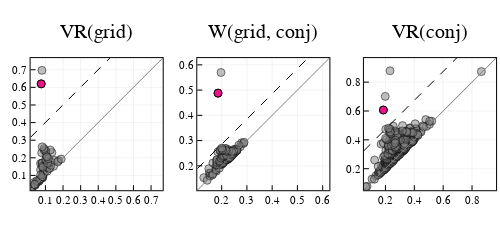

The notebook cell this image was saved under:
### Markdown cell above
### Analogous pair via witness bar 136

### Code cell
# plot persistence diagrams
witness_bar = 136
p1 = plot_PD(barcode_VR_grid, title = "VR(grid)", highlight = analogous_grid[witness_bar]["baseline_bar_extension"], cutoff = grid_cutoff)
p2 = plot_PD(barcode_W_grid_conj, title = "W(grid, conj)", highlight = [witness_bar], cutoff = W_cutoff)
p3 = plot_PD(barcode_VR_conj, title = "VR(conj)", highlight = analogous_conj[witness_bar]["baseline_bar_extension"], cutoff = conj_cutoff)
plot(p1, p2, p3, layout = grid(1,3), size = (500, 200))

### Figure 1 — Plotly figure (JSON) as saved in the notebook; plotly's stock layout.template omitted (floating-point values rounded to 4 significant figures; data arrays with more than 128 entries replaced by an {"elided": "..."} marker saying what was removed)
{"data": [{"colorbar": {"title": ""}, "legendgroup": "", "marker": {"color": "rgba(128, 128, 128, 0.500)", "line": {"color": "rgba(0, 0, 0, 0.500)", "width": 1}, "size": 8, "symbol": "circle"}, "mode": "markers", "name": "", "showlegend": false, "type": "scatter", "x": [0.01981, 0.02444, 0.02733, 0.08398, 0.1207, 0.1463, 0.1747, 0.02019, 0.03437, 0.04093, 0.04422, 0.05435, 0.06079, 0.06381, 0.06567, 0.06756, 0.07071, 0.07224, 0.07246, 0.08017, 0.08186, 0.08304, 0.08572, 0.08675, 0.08759, 0.09118, 0.09888, 0.1027, 0.1041, 0.1103, 0.1103, 0.1177, 0.1242, 0.1313, 0.1314, 0.1369, 0.153, 0.1697, 0.1896, 0.03988, 0.05076, 0.07885, 0.08133, 0.08196, 0.08607, 0.1021, 0.104, 0.1118, 0.1173, 0.1277, 0.03763, 0.07234, 0.1016, 0.1084, 0.09273, 0.09194, 0.0818, 0.07606, 0.08024], "xaxis": "x1", "y": [0.02292, 0.03559, 0.03649, 0.0854, 0.1449, 0.1517, 0.184, 0.02465, 0.05945, 0.04319, 0.04973, 0.06515, 0.0651, 0.06801, 0.07597, 0.07519, 0.08105, 0.1681, 0.132, 0.1704, 0.1692, 0.09293, 0.09209, 0.122, 0.1061, 0.116, 0.1232, 0.1798, 0.155, 0.1486, 0.124, 0.139, 0.1401, 0.1765, 0.1578, 0.23, 0.1852, 0.1768, 0.1929, 0.04894, 0.07014, 0.2284, 0.09214, 0.1522, 0.1461, 0.1905, 0.2156, 0.1686, 0.1947, 0.2442, 0.05023, 0.1014, 0.2394, 0.2056, 0.2437, 0.2527, 0.2622, 0.6198, 0.6965], "yaxis": "y1", "zmax": null, "zmin": null}, {"colorbar": {"title": ""}, "legendgroup": "", "line": {"color": "rgba(128, 128, 128, 1.000)", "dash": "solid", "shape": "linear", "width": 1}, "mode": "lines", "name": "", "showlegend": false, "type": "scatter", "x": [0.01585, 0.7662], "xaxis": "x1", "y": [0.01585, 0.7662], "yaxis": "y1", "zmax": null, "zmin": null}, {"colorbar": {"title": ""}, "hoverinfo": "text", "legendgroup": "", "marker": {"color": "rgba(238, 18, 137, 1.000)", "line": {"color": "rgba(0, 0, 0, 1.000)", "width": 1}, "size": 8, "symbol": "circle"}, "mode": "markers", "name": "", "showlegend": false, "text": [58], "type": "scatter", "x": [0.07606], "xaxis": "x1", "y": [0.6198], "yaxis": "y1", "zmax": null, "zmin": null}, {"colorbar": {"title": ""}, "hoverinfo": "none", "legendgroup": "", "line": {"color": "rgba(0, 0, 0, 1.000)", "dash": "dash", "shape": "linear", "width": 1}, "mode": "lines", "name": "", "showlegend": false, "type": "scatter", "x": [0.01585, 0.02318, 0.09093, 0.1317, 0.1661, 0.2035, 0.2379, 0.2749, 0.3177, 0.3558, 0.3892, 0.4255, 0.4622, 0.5026, 0.5411, 0.5812, 0.6149, 0.656, 0.6947, 0.7566, 0.7662], "xaxis": "x1", "y": [0.3166, 0.3239, 0.3916, 0.4324, 0.4668, 0.5042, 0.5387, 0.5756, 0.6185, 0.6565, 0.6899, 0.7263, 0.7629, 0.8033, 0.8418, 0.8819, 0.9156, 0.9567, 0.9954, 1.057, 1.067], "yaxis": "y1", "zmax": null, "zmin": null}, {"colorbar": {"title": ""}, "legendgroup": "", "marker": {"color": "rgba(128, 128, 128, 0.500)", "line": {"color": "rgba(0, 0, 0, 0.500)", "width": 1}, "size": 8, "symbol": "circle"}, "mode": "markers", "name": "", "showlegend": false, "type": "scatter", "x": {"elided": "137 float values"}, "xaxis": "x2", "y": {"elided": "137 float values"}, "yaxis": "y2", "zmax": null, "zmin": null}, {"colorbar": {"title": ""}, "legendgroup": "", "line": {"color": "rgba(128, 128, 128, 1.000)", "dash": "solid", "shape": "linear", "width": 1}, "mode": "lines", "name": "", "showlegend": false, "type": "scatter", "x": [0.1034, 0.6267], "xaxis": "x2", "y": [0.1034, 0.6267], "yaxis": "y2", "zmax": null, "zmin": null}, {"colorbar": {"title": ""}, "hoverinfo": "text", "legendgroup": "", "marker": {"color": "rgba(238, 18, 137, 1.000)", "line": {"color": "rgba(0, 0, 0, 1.000)", "width": 1}, "size": 8, "symbol": "circle"}, "mode": "markers", "name": "", "showlegend": false, "text": [136], "type": "scatter", "x": [0.1855], "xaxis": "x2", "y": [0.4879], "yaxis": "y2", "zmax": null, "zmin": null}, {"colorbar": {"title": ""}, "hoverinfo": "none", "legendgroup": "", "line": {"color": "rgba(0, 0, 0, 1.000)", "dash": "dash", "shape": "linear", "width": 1}, "mode": "lines", "name": "", "showlegend": false, "type": "scatter", "x": [0.1034, 0.1085, 0.1558, 0.1841, 0.2082, 0.2342, 0.2583, 0.2841, 0.3139, 0.3405, 0.3637, 0.3891, 0.4146, 0.4429, 0.4697, 0.4976, 0.5211, 0.5498, 0.5768, 0.62, 0.6267], "xaxis": "x2", "y": [0.1885, 0.1937, 0.2409, 0.2693, 0.2933, 0.3194, 0.3434, 0.3692, 0.3991, 0.4256, 0.4489, 0.4743, 0.4998, 0.528, 0.5549, 0.5828, 0.6063, 0.635, 0.662, 0.7052, 0.7118], "yaxis": "y2", "zmax": null, "zmin": null}, {"colorbar": {"title": ""}, "legendgroup": "", "marker": {"color": "rgba(128, 128, 128, 0.500)", "line": {"color": "rgba(0, 0, 0, 0.500)", "width": 1}, "size": 8, "symbol": "circle"}, "mode": "markers", "name": "", "showlegend": false, "type": "scatter", "x": {"elided": "437 float values"}, "xaxis": "x3", "y": {"elided": "437 float values"}, "yaxis": "y3", "zmax": null, "zmin": null}, {"colorbar": {"title": ""}, "legendgroup": "", "line": {"color": "rgba(128, 128, 128, 1.000)", "dash": "solid", "shape": "linear", "width": 1}, "mode": "lines", "name": "", "showlegend": false, "type": "scatter", "x": [0.05093, 0.9666], "xaxis": "x3", "y": [0.05093, 0.9666], "yaxis": "y3", "zmax": null, "zmin": null}, {"colorbar": {"title": ""}, "hoverinfo": "text", "legendgroup": "", "marker": {"color": "rgba(238, 18, 137, 1.000)", "line": {"color": "rgba(0, 0, 0, 1.000)", "width": 1}, "size": 8, "symbol": "circle"}, "mode": "markers", "name": "", "showlegend": false, "text": [436], "type": "scatter", "x": [0.1857], "xaxis": "x3", "y": [0.6069], "yaxis": "y3", "zmax": null, "zmin": null}, {"colorbar": {"title": ""}, "hoverinfo": "none", "legendgroup": "", "line": {"color": "rgba(0, 0, 0, 1.000)", "dash": "dash", "shape": "linear", "width": 1}, "mode": "lines", "name": "", "showlegend": false, "type": "scatter", "x": [0.05093, 0.05987, 0.1426, 0.1923, 0.2343, 0.2799, 0.322, 0.3671, 0.4193, 0.4658, 0.5065, 0.5509, 0.5956, 0.645, 0.692, 0.7408, 0.782, 0.8322, 0.8794, 0.955, 0.9666], "xaxis": "x3", "y": [0.325, 0.3339, 0.4166, 0.4663, 0.5083, 0.554, 0.596, 0.6411, 0.6934, 0.7398, 0.7806, 0.825, 0.8696, 0.919, 0.966, 1.015, 1.056, 1.106, 1.153, 1.229, 1.241], "yaxis": "y3", "zmax": null, "zmin": null}], "layout": {"annotations": [{"font": {"color": "rgba(0, 0, 0, 1.000)", "family": "sans-serif", "size": 20}, "rotation": 0, "showarrow": false, "text": "VR(grid)", "x": 0.1933, "xanchor": "center", "xref": "paper", "y": 1, "yanchor": "top", "yref": "paper"}, {"font": {"color": "rgba(0, 0, 0, 1.000)", "family": "sans-serif", "size": 20}, "rotation": 0, "showarrow": false, "text": "W(grid, conj)", "x": 0.5267, "xanchor": "center", "xref": "paper", "y": 1, "yanchor": "top", "yref": "paper"}, {"font": {"color": "rgba(0, 0, 0, 1.000)", "family": "sans-serif", "size": 20}, "rotation": 0, "showarrow": false, "text": "VR(conj)", "x": 0.86, "xanchor": "center", "xref": "paper", "y": 1, "yanchor": "top", "yref": "paper"}], "height": 200, "legend": {"bgcolor": "rgba(255, 255, 255, 1.000)", "bordercolor": "rgba(0, 0, 0, 1.000)", "font": {"color": "rgba(0, 0, 0, 1.000)", "family": "sans-serif", "size": 11}, "tracegroupgap": 0, "x": 1, "y": 0}, "margin": {"b": 20, "l": 0, "r": 0, "t": 20}, "paper_bgcolor": "rgba(255, 255, 255, 1.000)", "plot_bgcolor": "rgba(255, 255, 255, 1.000)", "showlegend": true, "width": 500, "xaxis1": {"anchor": "y1", "domain": [0.06121, 0.3255], "gridcolor": "rgba(0, 0, 0, 0.100)", "gridwidth": 0.5, "linecolor": "rgba(0, 0, 0, 1.000)", "mirror": true, "range": [0.01585, 0.7662], "showgrid": true, "showline": true, "showticklabels": true, "tickangle": 0, "tickcolor": "rgb(0, 0, 0)", "tickfont": {"color": "rgba(0, 0, 0, 1.000)", "family": "sans-serif", "size": 11}, "tickmode": "array", "ticks": "inside", "ticktext": ["0.1", "0.2", "0.3", "0.4", "0.5", "0.6", "0.7"], "tickvals": [0.1, 0.2, 0.3, 0.4, 0.5, 0.6, 0.7], "title": "", "titlefont": {"color": "rgba(0, 0, 0, 1.000)", "family": "sans-serif", "size": 15}, "type": "-", "visible": true, "zeroline": false, "zerolinecolor": "rgba(0, 0, 0, 1.000)"}, "xaxis2": {"anchor": "y2", "domain": [0.3945, 0.6588], "gridcolor": "rgba(0, 0, 0, 0.100)", "gridwidth": 0.5, "linecolor": "rgba(0, 0, 0, 1.000)", "mirror": true, "range": [0.1034, 0.6267], "showgrid": true, "showline": true, "showticklabels": true, "tickangle": 0, "tickcolor": "rgb(0, 0, 0)", "tickfont": {"color": "rgba(0, 0, 0, 1.000)", "family": "sans-serif", "size": 11}, "tickmode": "array", "ticks": "inside", "ticktext": ["0.2", "0.3", "0.4", "0.5", "0.6"], "tickvals": [0.2, 0.3, 0.4, 0.5, 0.6], "title": "", "titlefont": {"color": "rgba(0, 0, 0, 1.000)", "family": "sans-serif", "size": 15}, "type": "-", "visible": true, "zeroline": false, "zerolinecolor": "rgba(0, 0, 0, 1.000)"}, "xaxis3": {"anchor": "y3", "domain": [0.7279, 0.9921], "gridcolor": "rgba(0, 0, 0, 0.100)", "gridwidth": 0.5, "linecolor": "rgba(0, 0, 0, 1.000)", "mirror": true, "range": [0.05093, 0.9666], "showgrid": true, "showline": true, "showticklabels": true, "tickangle": 0, "tickcolor": "rgb(0, 0, 0)", "tickfont": {"color": "rgba(0, 0, 0, 1.000)", "family": "sans-serif", "size": 11}, "tickmode": "array", "ticks": "inside", "ticktext": ["0.2", "0.4", "0.6", "0.8"], "tickvals": [0.2, 0.4, 0.6, 0.8], "title": "", "titlefont": {"color": "rgba(0, 0, 0, 1.000)", "family": "sans-serif", "size": 15}, "type": "-", "visible": true, "zeroline": false, "zerolinecolor": "rgba(0, 0, 0, 1.000)"}, "yaxis1": {"anchor": "x1", "domain": [0.1489, 0.8095], "gridcolor": "rgba(0, 0, 0, 0.100)", "gridwidth": 0.5, "linecolor": "rgba(0, 0, 0, 1.000)", "mirror": true, "range": [0.01585, 0.7662], "showgrid": true, "showline": true, "showticklabels": true, "tickangle": 0, "tickcolor": "rgb(0, 0, 0)", "tickfont": {"color": "rgba(0, 0, 0, 1.000)", "family": "sans-serif", "size": 11}, "tickmode": "array", "ticks": "inside", "ticktext": ["0.1", "0.2", "0.3", "0.4", "0.5", "0.6", "0.7"], "tickvals": [0.1, 0.2, 0.3, 0.4, 0.5, 0.6, 0.7], "title": "", "titlefont": {"color": "rgba(0, 0, 0, 1.000)", "family": "sans-serif", "size": 15}, "type": "-", "visible": true, "zeroline": false, "zerolinecolor": "rgba(0, 0, 0, 1.000)"}, "yaxis2": {"anchor": "x2", "domain": [0.1489, 0.8095], "gridcolor": "rgba(0, 0, 0, 0.100)", "gridwidth": 0.5, "linecolor": "rgba(0, 0, 0, 1.000)", "mirror": true, "range": [0.1034, 0.6267], "showgrid": true, "showline": true, "showticklabels": true, "tickangle": 0, "tickcolor": "rgb(0, 0, 0)", "tickfont": {"color": "rgba(0, 0, 0, 1.000)", "family": "sans-serif", "size": 11}, "tickmode": "array", "ticks": "inside", "ticktext": ["0.2", "0.3", "0.4", "0.5", "0.6"], "tickvals": [0.2, 0.3, 0.4, 0.5, 0.6], "title": "", "titlefont": {"color": "rgba(0, 0, 0, 1.000)", "family": "sans-serif", "size": 15}, "type": "-", "visible": true, "zeroline": false, "zerolinecolor": "rgba(0, 0, 0, 1.000)"}, "yaxis3": {"anchor": "x3", "domain": [0.1489, 0.8095], "gridcolor": "rgba(0, 0, 0, 0.100)", "gridwidth": 0.5, "linecolor": "rgba(0, 0, 0, 1.000)", "mirror": true, "range": [0.05093, 0.9666], "showgrid": true, "showline": true, "showticklabels": true, "tickangle": 0, "tickcolor": "rgb(0, 0, 0)", "tickfont": {"color": "rgba(0, 0, 0, 1.000)", "family": "sans-serif", "size": 11}, "tickmode": "array", "ticks": "inside", "ticktext": ["0.2", "0.4", "0.6", "0.8"], "tickvals": [0.2, 0.4, 0.6, 0.8], "title": "", "titlefont": {"color": "rgba(0, 0, 0, 1.000)", "family": "sans-serif", "size": 15}, "type": "-", "visible": true, "zeroline": false, "zerolinecolor": "rgba(0, 0, 0, 1.000)"}}}
